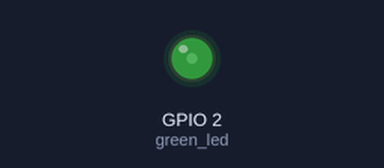
Recording of a program running on a simulated ESP32. On the bench: output pins drawn as LEDs (lit = HIGH).

Above: at 0.05 s.
At 2.0 s:
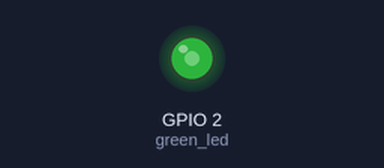
At 4.0 s:
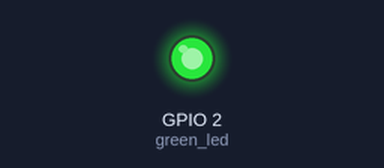
At 8.0 s:
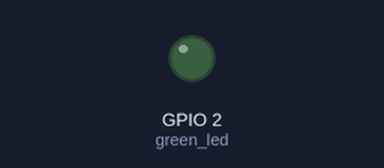
Timing chart, 0 to 10.4 s (numbered marks = the images above):
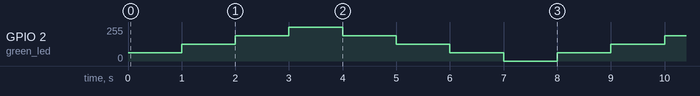

Measured:
- by itself, GPIO 2 (green_led): repeats every 8.0 s: 127/255 1.0 s, 190/255 1.0 s, 255/255 1.0 s, 190/255 1.0 s, 127/255 1.0 s, 63/255 1.0 s, 0/255 1.0 s, 63/255 1.0 s

The program:

main.cpp
```cpp
#include <Arduino.h>

#define green_led 2
#define frequency 100
#define channel 0
#define resolution 8

int dutyCucle;

void setup() {
  ledcSetup(channel,frequency,resolution);
  ledcAttachPin(green_led,channel);
}

void loop() {
 dutyCucle=map(25,0,100,0,255);
  ledcWrite(channel,dutyCucle);
  delay(1000);

  dutyCucle=map(50,0,100,0,255);
  ledcWrite(channel,dutyCucle);
  delay(1000);

 dutyCucle=map(75,0,100,0,255);
  ledcWrite(channel ,dutyCucle);
  delay(1000);

 dutyCucle=map(100,0,100,0,255);
  ledcWrite(channel,dutyCucle);
  delay(1000);

   dutyCucle=map(75,0,100,0,255);
  ledcWrite(channel,dutyCucle);
  delay(1000);

  dutyCucle=map(50,0,100,0,255);
  ledcWrite(channel,dutyCucle);
  delay(1000);

  dutyCucle=map(25,0,100,0,255);
  ledcWrite(channel,dutyCucle);
  delay(1000);

  dutyCucle=map(0,0,100,0,255);
  ledcWrite(channel,dutyCucle);
  delay(1000);
}
```
